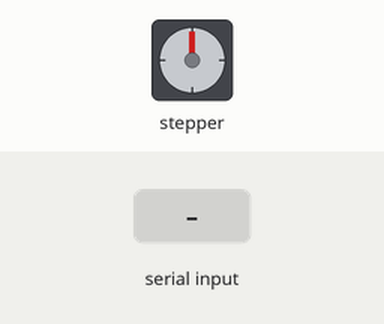
The sketch below on a simulated Arduino Uno, built with avr-gcc and run on an emulated ATmega328P. Parts: stepper motor. Wiring (inferred from the names in the program): stepper motor driver (400 steps per turn assumed): step pin 3; direction pin 4. The inputs (shaded band) are chosen by the test bench. What the sketch prints to the serial monitor is not drawn.

Above: at 1.2 s.
1.3 s: "L" received over Serial
At 6.3 s:
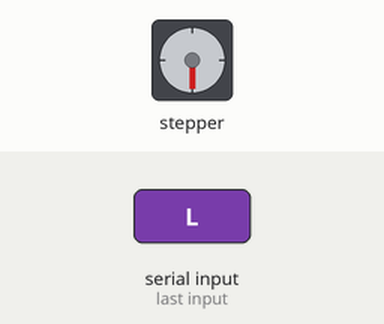
Timing chart, 0 to 12.0 s (numbered marks = the images above; inputs shaded):
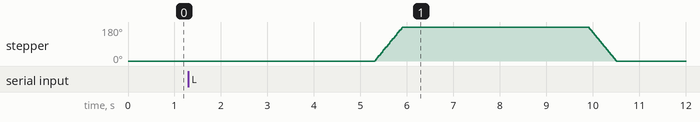

The sketch:

Motor_Controller.ino
```cpp
/*  Simple Stepper Motor Control with serial input
 *
 *  by Ryan A Decker - LINK
 *
 */

// Setup configurable parameters
const int STEP_PIN = 3;
const int DIR_PIN = 4;
const int WINE_POUR_TIME = 4000;  // 1 second

// Motor dependent parameters
const int STEPS_PER_REV = 400;
const int STEP_DELAY = 1500;

// Define stepper directions
const bool CW = HIGH;
const bool CCW = LOW;


void setup() {
  // Sets the two pins as Outputs
  pinMode(STEP_PIN, OUTPUT);
  pinMode(DIR_PIN, OUTPUT);
  Serial.begin(9600);
}


void loop() {
  if(Serial.available()){
    char message[2];
    Serial.readBytes(message, 2);
    Serial.println(message);
    delay(3000);
    if(message[0] == 76){         // Left == Counter Clock Wise
      double revolutions = 0.5;
      step_clockwise(revolutions*STEPS_PER_REV);
      delay(WINE_POUR_TIME);
      step_counter_clockwise(revolutions*STEPS_PER_REV);
    }
  }
}


void step_clockwise(int steps){
  // Set direction
  digitalWrite(DIR_PIN, CW);

  // Rotate number of steps
  for(int i = 0; i < steps; i++){
    digitalWrite(STEP_PIN, HIGH);
    delayMicroseconds(STEP_DELAY);
    digitalWrite(STEP_PIN, LOW);
    delayMicroseconds(STEP_DELAY);
  }
}


void step_counter_clockwise(int steps){
  // Set direction
  digitalWrite(DIR_PIN, CCW);

  // Rotate number of steps
  for(int i = 0; i < steps; i++){
    digitalWrite(STEP_PIN, HIGH);
    delayMicroseconds(STEP_DELAY);
    digitalWrite(STEP_PIN, LOW);
    delayMicroseconds(STEP_DELAY);
  }
}
```

Measured:
- after the input at 1.3 s, stepper: turns 180° clockwise in 0.60 s, then 180° counter-clockwise in 0.60 s
